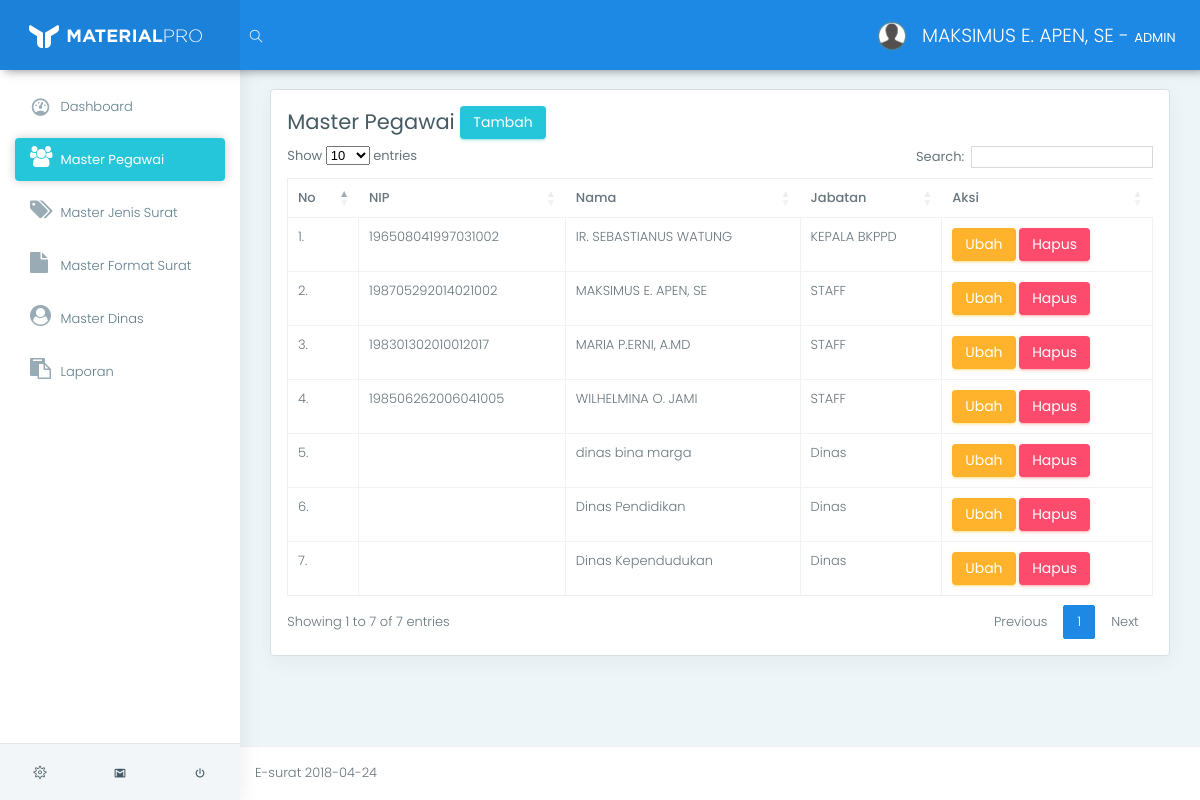
/app/index.php?page=view_pegawai (signed in), run on the app's committed database.
### tables this page shows
CREATE TABLE `tb_pegawai` (
  `id_pegawai` varchar(11) NOT NULL,
  `nip` varchar(20) NOT NULL,
  `nama` varchar(100) NOT NULL,
  `id_jabatan` int(11) NOT NULL
);

CREATE TABLE `tb_jabatan` (
  `id_jabatan` int(11) NOT NULL,
  `jabatan` varchar(100) NOT NULL
);

### app/helper/koneksi.php (called while the page is built, shortened)
<?php
class Koneksi {
	private $koneksi;
	function __construct(){
		$this->koneksi = new mysqli("localhost","root","","db_e_surat");
	}
	public function setQuery($sql){
		return $this->koneksi->query($sql);
	}
}
 ?>

### app/helper/auth.php (called while the page is built, shortened)
<?php
include 'crud.php';
class Auth {
	public function isKepalaBadan(){
		return ($_SESSION['sess_user']['sess_status'] == "KEPALA BADAN");
	}
	public function isAdmin(){
		return ($_SESSION['sess_user']['sess_status'] == "ADMIN");
	}
	public function getUser($id_pegawai){
		$sql    = "SELECT * FROM tb_pegawai WHERE id_pegawai = '$id_pegawai'";
		$crud   = new Crud();
		$result = $crud->view($sql);
		return $result[0]['nama'];
	}
}
 ?>

### app/helper/crud.php (called while the page is built, shortened)
<?php
include_once 'koneksi.php';
class Crud {
	function __construct(){
		$this->koneksi = new Koneksi();
	}
	public function view($sql){
		$result = $this->koneksi->setQuery($sql);
		$data = [];
        while ($row = $result->fetch_assoc()) {
            $data[] = $row;
        }
        return $data;
	}
}
 ?>

### app/m_pegawai/view.php (the view)
<div class="row">
    <div class="col-lg-12">
        <div class="card">
            <div class="card-block">
                <h3>
                    Master Pegawai
                    <a href="index.php?page=add_pegawai" class="btn btn-success">Tambah</a>
                </h3>
                <table class="table table-stripped table-bordered" id="data_table">
                    <thead>
                        <tr>
                            <th>No</th>
                            <th>NIP</th>
                            <th>Nama</th>
                            <th>Jabatan</th>
                            <th>Aksi</th>
                        </tr>
                    </thead>
                    <tbody>
                        <?php
                            $crud   = new Crud();
                            $result = $crud->view("SELECT * FROM tb_pegawai
                                                INNER JOIN tb_jabatan ON
                                                tb_pegawai.id_jabatan = tb_jabatan.id_jabatan"
                                                );
                            $no = 1;
                            foreach ($result as $value):
                        ?>
                        <tr>
                            <td><?= $no++."." ?></td>
                            <td><?= $value['nip'] ?></td>
                            <td><?= $value['nama'] ?></td>
                            <td><?= $value['jabatan'] ?></td>
                            <td>
                                <a href="index.php?page=edit&id_pegawai=<?= $value['id_pegawai'] ?>" class="btn btn-warning">Ubah</a>
                                <a href="index.php?page=delete&id_pegawai=<?= $value['id_pegawai'] ?>" onClick="return confirm('Data Akan Dihapus !')" class="btn btn-danger">Hapus</a>
                            </td>
                        </tr>
                        <?php endforeach ?>
                    </tbody>
                </table>
            </div>
        </div>
    </div>
</div>

### app/index.php (shortened to what this page needs)
<?php
include "helper/auth.php";
$auth = new Auth();
?>
<!DOCTYPE html>
<html lang="en">
<head>
	<link href="../assets/css/box.css" rel="stylesheet">
	<link href="../assets/plugins/bootstrap/css/bootstrap.min.css" rel="stylesheet">
	<link href="../assets/plugins/c3-master/c3.min.css" rel="stylesheet">
	<link href="../assets/css/style.css" rel="stylesheet">
	<link href="../assets/css/colors/blue.css" id="theme" rel="stylesheet">
	<link rel="stylesheet" href="https://cdn.datatables.net/1.10.16/css/dataTables.bootstrap4.min.css">
	<link href="https://cdnjs.cloudflare.com/ajax/libs/select2/4.0.6-rc.0/css/select2.min.css" rel="stylesheet" />
</head>
<body class="fix-header fix-sidebar card-no-border">
	<div id="main-wrapper">
		<header class="topbar">
			<nav class="navbar top-navbar navbar-toggleable-sm navbar-light">
				<div class="navbar-header">
					<a class="navbar-brand" href="index.html">
						<b>
							<img src="../assets/images/logo-light-icon.png" alt="homepage" class="light-logo" />
						</b>
						<span>
						 <img src="../assets/images/logo-light-text.png" class="light-logo" alt="homepage" /></span> </a>
				</div>
				<div class="navbar-collapse">
					<ul class="navbar-nav mr-auto mt-md-0">
						<li class="nav-item hidden-sm-down search-box"> <a class="nav-link hidden-sm-down text-muted waves-effect waves-dark" href="javascript:void(0)"><i class="ti-search"></i></a>
						</li>
					</ul>
					<ul class="navbar-nav my-lg-0">
						<li class="nav-item dropdown">
							<a class="nav-link dropdown-toggle text-muted waves-effect waves-dark" href="" data-toggle="dropdown" aria-haspopup="true" aria-expanded="false"><img src="../assets/images/user.png" alt="user" class="profile-pic m-r-10" />
								<?= $auth->getUser($_SESSION['sess_user']['sess_id_pegawai'])." - <b>".$_SESSION['sess_user']['sess_status']."</b>" ?>
							</a>
						</li>
					</ul>
				</div>
			</nav>
		</header>
		<aside class="left-sidebar">
			<div class="scroll-sidebar">
				<nav class="sidebar-nav">
					<ul id="sidebarnav">
					<li>
						<a class="waves-effect waves-dark" href="index.php?page=view_dashbord" aria-expanded="false"><i class="mdi mdi-gauge"></i><span class="hide-menu"> Dashboard</span></a>
					</li>
					<?php if($auth->isKepalaBadan()): ?>
					<?php elseif($auth->isAdmin()): ?>
						<li>
							<a class="waves-effect waves-dark" href="index.php?page=view_pegawai" aria-expanded="false"><i class="fa fa-users"></i><span class="hide-menu"> Master Pegawai</span></a>
						</li>
						<li>
							<a class="waves-effect waves-dark" href="index.php?page=view_jenis_surat" aria-expanded="false"><i class="fa fa-tags"></i><span class="hide-menu"> Master Jenis Surat</span></a>
						</li>
						<li>
							<a class="waves-effect waves-dark" href="index.php?page=view_format_surat" aria-expanded="false"><i class="fa fa-file"></i><span class="hide-menu"> Master Format Surat</span></a>
						</li>
						<li>
							<a class="waves-effect waves-dark" href="index.php?page=view_dinas" aria-expanded="false"><i class="fa fa-user-circle"></i><span class="hide-menu"> Master Dinas</span></a>
						</li>
					<?php elseif($auth->isTU()): ?>
						<li>
							<a class="waves-effect waves-dark" href="index.php?page=view_surat_keluar" aria-expanded="false"><i class="fa fa-envelope"></i><span class="hide-menu"> Surat Keluar</span></a>
						</li>
					<?php elseif($auth->isDinas()): ?>
						<li>
							<a class="waves-effect waves-darkenvelope-open" href="index.php?page=view_surat_masuk" aria-expanded="false"><i class="fa fa-envelope-open"></i><span class="hide-menu"> Surat Masuk</span></a>
						</li>
					<?php elseif($auth->isPegawai()): ?>
					<?php endif ?>
					<li>
						<a class="waves-effect waves-dark" href="index.php?page=#" aria-expanded="false"><i class="fa fa-clipboard"></i><span class="hide-menu"> Laporan</span></a>
					</li>
					</ul>
				</nav>
			</div>
			<div class="sidebar-footer">
				<a href="" class="link" data-toggle="tooltip" title="Settings"><i class="ti-settings"></i></a>
				<a href="" class="link" data-toggle="tooltip" title="Email"><i class="mdi mdi-gmail"></i></a>
				<a href="../logout.php" class="link" data-toggle="tooltip" title="Logout"><i class="mdi mdi-power"></i></a> </div>
		</aside>
		<div class="page-wrapper">
			<div class="container-fluid"><br>
				<?php
				$page = isset( $_GET['page'])?$_GET['page']:"";
				if($page){
					if($page == "view_dashbord"){
						include "dashbord/view.php";
					}else if($page == "view_pegawai"){
						include "m_pegawai/view.php";
					}else if($page == "add_pegawai"){
						include "m_pegawai/add_form.php";
					}else if($page == "edit"){
						include "m_pegawai/edit_form.php";
					}else if($page == "delete"){
						include "m_pegawai/delete.php";
					}
				}else{
					include "dashbord/view.php";
				}
				?>
			</div>
			<footer class="footer"> E-surat <?= date("Y-m-d") ?> </footer>
		</div>
	</div>
</body>
</html>

### assets/css/colors/blue.css (style rules this page uses)
.topbar { background: #1e88e5; }
.topbar .navbar-header { background: rgba(0, 0, 0, 0.05); }
.topbar .top-navbar .navbar-header .navbar-brand .light-logo { display: inline-block; color: rgba(255, 255, 255, 0.8); }
.topbar .navbar-light .navbar-nav .nav-item > a.nav-link { color: #ffffff !important; }
.sidebar-nav { background: #fff; }
.sidebar-nav ul li a { color: #607d8b; }
.sidebar-nav ul li a.active, .sidebar-nav ul li a:hover { color: #26c6da; }
.sidebar-nav ul li a.active { color: #263238; }
.sidebar-nav > ul > li.active > a, .sidebar-nav > ul > li.active:hover > a { color: #ffffff; background: #26c6da; }
.sidebar-nav > ul > li.active > a i, .sidebar-nav > ul > li.active:hover > a i { color: #ffffff; }
.sidebar-nav > ul > li.active > a:after, .sidebar-nav > ul > li.active:hover > a:after { border-color: #ffffff; }
.sidebar-nav > ul > li > a.active i, .sidebar-nav > ul > li > a:hover i { color: #26c6da; }
.sidebar-nav > ul > li > a i { color: #99abb4; }
.sidebar-nav > ul > li > a.active { font-weight: 400; background: #ffffff; color: #1e88e5; }
.card-no-border .sidebar-nav > ul > li > a.active { color: #ffffff; background: #26c6da; }
.card-no-border .sidebar-nav > ul > li > a.active i { color: #ffffff; }
.card-no-border .sidebar-nav > ul > li > a.active:after { border-color: #ffffff; }

### app/index.php (style rules this page uses)
* { font-size: 13px; line-height: 1.428; }

### data on the page
tb_pegawai: nama "MAKSIMUS E. APEN, SE", nip "198705292014021002", id_jabatan.jabatan "STAFF"
tb_pegawai: nip "196508041997031002", nama "IR. SEBASTIANUS WATUNG", id_jabatan.jabatan "KEPALA BKPPD"
tb_pegawai: nip "198301302010012017", nama "MARIA P.ERNI, A.MD", id_jabatan.jabatan "STAFF"
tb_pegawai: nip "198506262006041005", nama "WILHELMINA O. JAMI", id_jabatan.jabatan "STAFF"
tb_pegawai: nama "dinas bina marga", id_jabatan.jabatan "Dinas"
tb_pegawai: nama "Dinas Pendidikan", id_jabatan.jabatan "Dinas"
tb_pegawai: nama "Dinas Kependudukan", id_jabatan.jabatan "Dinas"

### other printed values
$_SESSION['sess_user']['sess_status'] "ADMIN"
